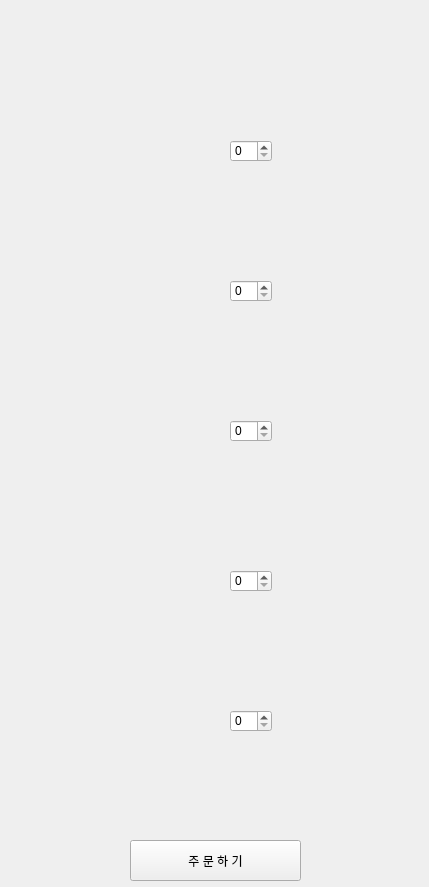
<?xml version="1.0" encoding="UTF-8"?>
<ui version="4.0">
 <class>Form</class>
 <widget class="QWidget" name="Form">
  <property name="geometry">
   <rect>
    <x>0</x>
    <y>0</y>
    <width>429</width>
    <height>887</height>
   </rect>
  </property>
  <property name="windowTitle">
   <string>Form</string>
  </property>
  <widget class="QLabel" name="label">
   <property name="geometry">
    <rect>
     <x>-10</x>
     <y>0</y>
     <width>441</width>
     <height>831</height>
    </rect>
   </property>
   <property name="text">
    <string/>
   </property>
   <property name="pixmap">
    <pixmap>burgerpark.PNG</pixmap>
   </property>
  </widget>
  <widget class="QSpinBox" name="bacon">
   <property name="geometry">
    <rect>
     <x>230</x>
     <y>140</y>
     <width>42</width>
     <height>22</height>
    </rect>
   </property>
  </widget>
  <widget class="QSpinBox" name="avocado">
   <property name="geometry">
    <rect>
     <x>230</x>
     <y>280</y>
     <width>42</width>
     <height>22</height>
    </rect>
   </property>
  </widget>
  <widget class="QSpinBox" name="cheese">
   <property name="geometry">
    <rect>
     <x>230</x>
     <y>420</y>
     <width>42</width>
     <height>22</height>
    </rect>
   </property>
  </widget>
  <widget class="QSpinBox" name="mushroom">
   <property name="geometry">
    <rect>
     <x>230</x>
     <y>570</y>
     <width>42</width>
     <height>22</height>
    </rect>
   </property>
  </widget>
  <widget class="QSpinBox" name="shrimp">
   <property name="geometry">
    <rect>
     <x>230</x>
     <y>710</y>
     <width>42</width>
     <height>22</height>
    </rect>
   </property>
  </widget>
  <widget class="QPushButton" name="burgerpark_order">
   <property name="geometry">
    <rect>
     <x>130</x>
     <y>840</y>
     <width>171</width>
     <height>41</height>
    </rect>
   </property>
   <property name="styleSheet">
    <string notr="true">font: 14pt &quot;배달의민족 한나체 Pro&quot;;</string>
   </property>
   <property name="text">
    <string>주 문 하 기</string>
   </property>
  </widget>
 </widget>
 <resources/>
 <connections/>
</ui>
